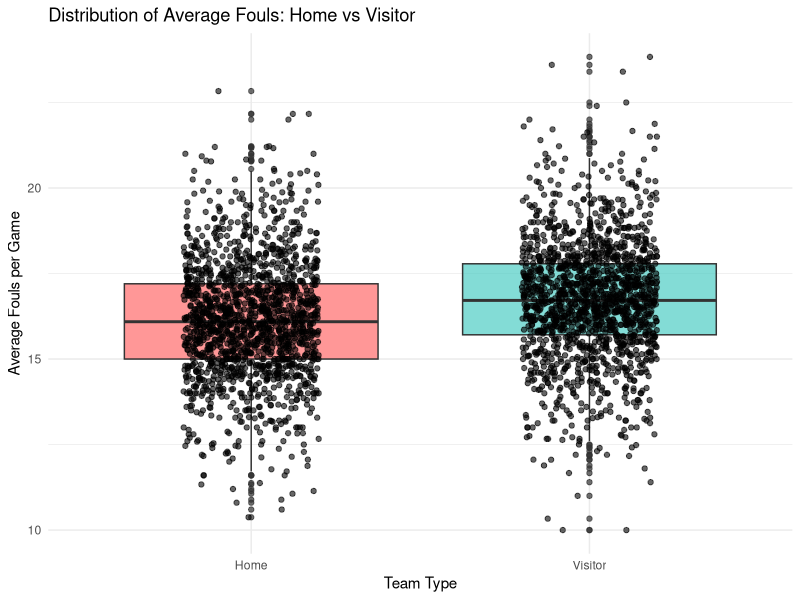
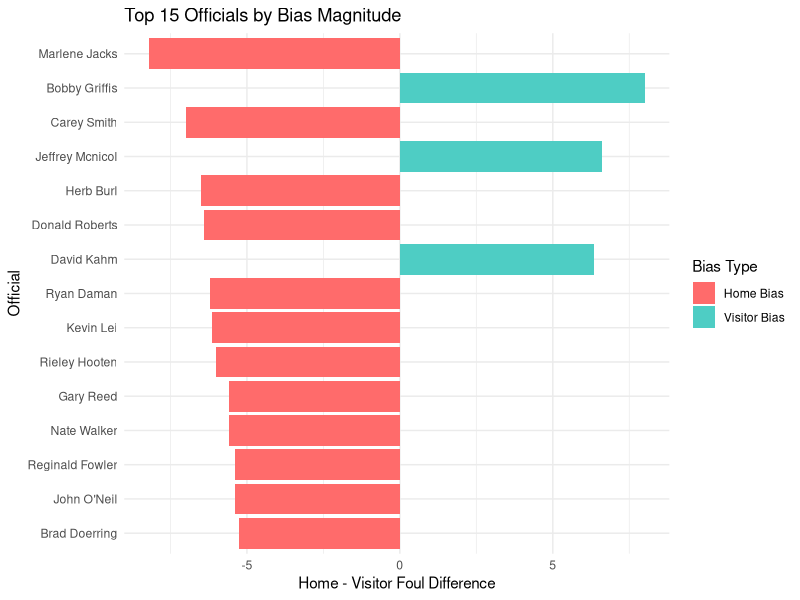

These figures' R source, in order:
## ---- chunk 1
library(tidyverse)
## ---- chunk 2
officials_data <- read_csv("official_comparison.csv")
## ---- chunk 3
paired_t_test <- t.test(officials_data$avg_home_fouls, 
                       officials_data$avg_visitor_fouls, 
                       paired = TRUE)

cat("Paired t-test (Home vs Visitor fouls):\n")
cat("t-statistic:", round(paired_t_test$statistic, 4), "\n")
cat("p-value:", format(paired_t_test$p.value, scientific = TRUE), "\n")
cat("95% CI for difference:", round(paired_t_test$conf.int, 4), "\n")
cat("Mean difference:", round(paired_t_test$estimate, 4), "\n")
## ---- chunk 4
officials_data %>%
  select(official, avg_home_fouls, avg_visitor_fouls) %>%
  pivot_longer(cols = c(avg_home_fouls, avg_visitor_fouls), 
               names_to = "foul_type", 
               values_to = "avg_fouls") %>%
  mutate(foul_type = str_replace(foul_type, "avg_", "") %>% 
                     str_replace("_fouls", "") %>% 
                     str_to_title()) %>%
  ggplot(aes(x = foul_type, y = avg_fouls, fill = foul_type)) +
  geom_boxplot(alpha = 0.7) +
  geom_jitter(width = 0.2, alpha = 0.6) +
  scale_fill_manual(values = c("Home" = "#FF6B6B", "Visitor" = "#4ECDC4")) +
  labs(title = "Distribution of Average Fouls: Home vs Visitor",
       x = "Team Type", 
       y = "Average Fouls per Game",
       fill = "Team Type") +
  theme_minimal() +
  theme(legend.position = "none")
## ---- chunk 5
model <- lm(games_worked ~ std_fouls, data=officials_data)
summary(model)
## ---- chunk 6

officials_bias_stats <- officials_data %>%
  select(official, avg_home_fouls, avg_visitor_fouls, home_visitor_diff, games_worked) %>%
  arrange(desc(abs(home_visitor_diff))) %>%
  mutate(
    bias_direction = case_when(
      home_visitor_diff > 0.5 ~ "Visitor Bias",
      home_visitor_diff < -0.5 ~ "Home Bias", 
      TRUE ~ "Neutral"
    ),
    bias_magnitude = case_when(
      abs(home_visitor_diff) > 1.0 ~ "Strong",
      abs(home_visitor_diff) > 0.5 ~ "Moderate",
      TRUE ~ "Weak"
    )
  )

officials_bias_stats %>%
  slice_head(n = 15) %>%  # Top 15 most biased officials
  ggplot(aes(x = reorder(official, abs(home_visitor_diff)), 
             y = home_visitor_diff,
             fill = bias_direction)) +
  geom_col() +
  coord_flip() +
  scale_fill_manual(values = c("Home Bias" = "#FF6B6B", 
                              "Visitor Bias" = "#4ECDC4",
                              "Neutral" = "#95A5A6")) +
  labs(title = "Top 15 Officials by Bias Magnitude",
       x = "Official",
       y = "Home - Visitor Foul Difference",
       fill = "Bias Type") +
  theme_minimal()
